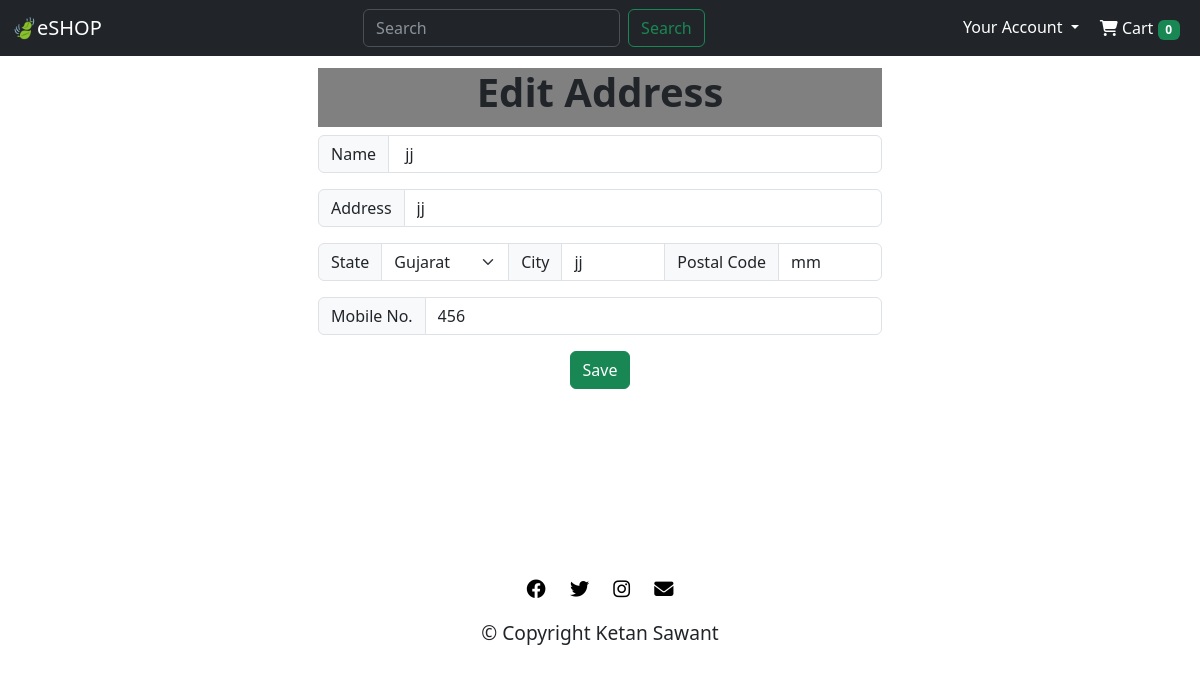
The app's page /edit_address/14 with its own data.
### accounts/models.py (models this page shows)
class Address(models.Model):
    user = models.ForeignKey(User, on_delete=models.CASCADE)
    name = models.CharField(max_length=100)
    address = models.TextField()
    state = models.CharField(max_length=100)
    city = models.CharField(max_length=100)
    postal_code = models.CharField(max_length=100, default="")
    mobile = models.IntegerField()

### accounts/views.py (the view, shortened to what this page needs)
# urls.py: path('edit_address/<address>', views.edit_address, name='edit_address'),
def edit_address(request, address):
    the_address = Address.objects.get(id = int(address))
    the_address = Address.objects.filter(id = int(address))
    data = {
        "address": the_address,
        "states":["Andhra Pradesh","Arunachal Pradesh ","Assam","Bihar","Chhattisgarh","Goa","Gujarat","Haryana","Himachal Pradesh","Jammu and Kashmir","Jharkhand","Karnataka","Kerala","Madhya Pradesh","Maharashtra","Manipur","Meghalaya","Mizoram","Nagaland","Odisha","Punjab","Rajasthan","Sikkim","Tamil Nadu","Telangana","Tripura","Uttar Pradesh","Uttarakhand","West Bengal","Andaman and Nicobar Islands","Chandigarh","Dadra and Nagar Haveli","Daman and Diu","Lakshadweep","National Capital Territory of Delhi","Puducherry"]
    }
    print(the_address)
    return render(request, "templates/accounts/edit_address.html", data)

### templates/accounts/edit_address.html (shortened to what this page needs)
{% extends 'base.html' %}
{% block css %}
<link rel="stylesheet" href="/static/accounts/styles.css">
{% endblock css %}
{% block content %}
<div class="container">
  {% for i in address %}
  <form class="" action="{% url 'edit_address' address=i.id %}" method="post">
    <h1>Edit Address</h1>
    <div class="input-group mb-3">
      <span class="input-group-text" id="basic-addon1">Name</span>
      <input name="name" type="text" class="form-control" placeholder="Username" value="{{ i.name }}" aria-label="Username" aria-describedby="basic-addon1" required>
    </div>
    <div class="input-group mb-3">
      <span class="input-group-text" id="basic-addon4">Address</span>
      <input name="address" type="textarea" class="form-control" placeholder="Address" value="{{ i.address }}" aria-label="address" aria-describedby="basic-addon1" required>
    </div>
    <div class="input-group mb-3">
      <span class="input-group-text" id="basic-addon4">State</span>
      <select name="state" class="form-select" aria-label="Default select example" required>
        <option selected>{{ i.state }}</option>
      </select>
      <span class="input-group-text">City</span>
      <input name="city" type="text" class="form-control" value="{{ i.city }}" placeholder="City" aria-label="city" required>
      <span class="input-group-text">Postal Code</span>
      <input name="postal_code" type="text" class="form-control" value="{{ i.postal_code }}" placeholder="Postal Code" aria-label="city" required>
    </div>
    <div class="input-group mb-3">
      <span class="input-group-text" id="basic-addon1">Mobile No.</span>
      <input name="mobile_no" type="tel" class="form-control" value="{{ i.mobile }}" placeholder="Mobile No." required>
    </div>
    <button type="button" class="btn btn-success" data-bs-toggle="modal" data-bs-target="#exampleModal">
      Save
    </button>
    {% endfor %}
  </form>
</div>
{% endblock content %}

### static/accounts/styles.css (style rules this page uses)
.container { margin-top: 1%; padding: 0 24%; text-align: center; }
h1 { padding-bottom: 2%; background-color: grey; font-weight: bold; }

### records on screen
Address: name "jj", address "jj", state "Gujarat", city "jj", postal_code "mm", mobile_no "456"

### other values on screen
{{ user.get_cart_count | length }} "0"
